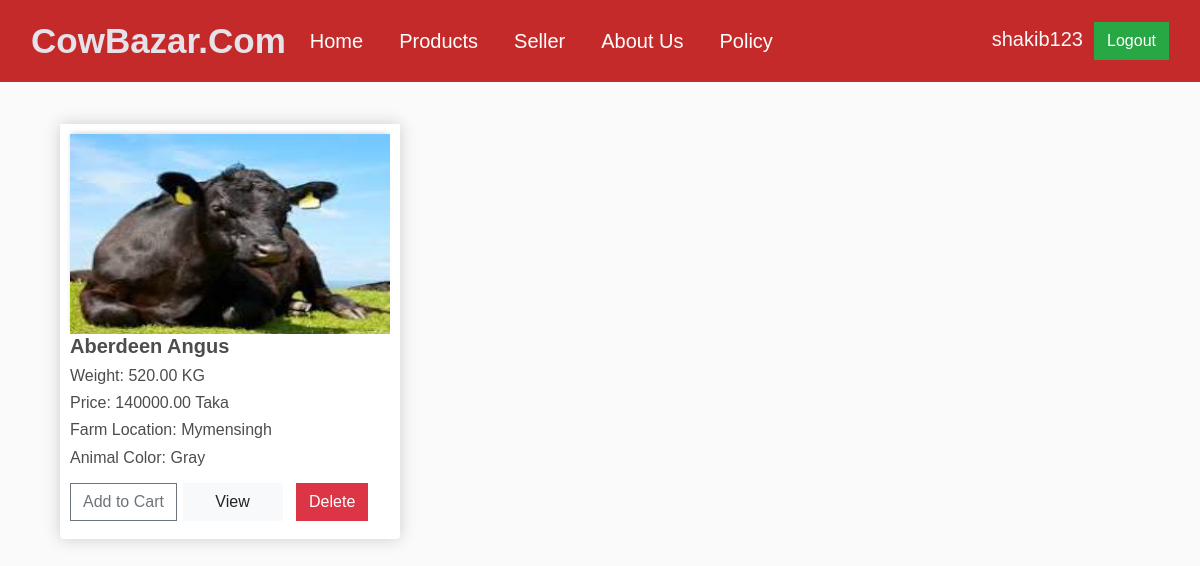
Page /home/ (signed in) on the committed database.
### home/models.py (models this page shows, shortened)
class Animal(models.Model):
    user = models.ForeignKey(User, on_delete=models.SET_NULL, null=True, blank=True)
    Animal_name = models.CharField(max_length=100)
    Animal_Weight = models.DecimalField(max_digits=10, decimal_places=2)
    Animal_Prize = models.DecimalField(max_digits=10, decimal_places=2)
    Animal_Farm = models.CharField(max_length=100, default='Unknown')
    Animal_color = models.CharField(max_length=100, default='Unknown')
    Animal_description = models.TextField()
    Animal_image = models.ImageField(upload_to='animal_images', default='')
    quantity = models.PositiveIntegerField(default=1)

### home/views.py (the view)
# urls.py: 2. Add a URL to urlpatterns:  path('', views.home, name='home')
def home(request):
    animals = Animal.objects.all()
    return render(request, 'home.html', {'animals': animals})

### home/templates/Home.html (shortened to what this page needs)
{% extends "base.html" %}
{% load static %}
{% block start %}
<div class="container">
  <div class="row">
    {% for animal in animals %}
    <div class="col-lg-4">
        <div class="box-element product">
          <img src="{{ animal.Animal_image.url }}" class="thumbnail">
          <h5><strong>{{ animal.Animal_name }}</strong></h5>
          <h6>Weight: {{ animal.Animal_Weight }} KG</h6>
          <h6>Price: {{ animal.Animal_Prize }} Taka</h6>
          <h6>Farm Location: {{ animal.Animal_Farm }}</h6>
          <h6>Animal Color: {{ animal.Animal_description }}</h6>
          <form id="add-to-cart-form-{{ animal.id }}" method="post">
            <button data-product="{{ animal.id }}" class="btn btn-outline-secondary add-btn update-cart">Add to Cart</button>
            <a href="#" class="btn btn-light" style="width: 100px">View</a>
            <a href="{% url 'delete_animal' animal.id %}" class="btn btn-danger m-2">Delete</a>
          </form>
        </div>
      </div>
    {% endfor %}
  </div>
</div>
{% endblock %}

### home/templates/base.html (shortened to what this page needs)
{% load static %}
<!DOCTYPE html>
<head>
    <link rel="stylesheet" href="https://stackpath.bootstrapcdn.com/bootstrap/4.4.1/css/bootstrap.min.css"
>
    <link rel="stylesheet" type="text/css" href="{% static 'css/main.css' %}">
</head>
<body>
    <nav class="navbar navbar-expand-lg navbar-dark  " style="background-color: rgba(192, 18, 18, 0.895);">
        <div class="container-fluid">
            <a class="navbar-brand" href="{% url 'home' %}"
                style="font-size: 35px; color:rgb(229, 227, 233); font-weight: bold;">CowBazar.Com</a>
            <div class="collapse navbar-collapse" id="navbarSupportedContent">
                <ul class="navbar-nav me-auto mb-2 mb-lg-0 justify-content-end">
                    <li class="nav-item">
                        <a class="nav-link active" aria-current="page" href="{% url 'blogs' %}">Home</a>
                    </li>
                    <li class="nav-item">
                        <a class="nav-link active" aria-current="page" href="{% url 'home' %}">Products</a>
                    </li>
                    <li class="nav-item">
                        <a class="nav-link active" aria-current="page" href="{% url 'seller' %}">Seller</a>
                    </li>
                    <li class="nav-item">
                        <a class="nav-link active" aria-current="page" href="{% url 'farm' %}">About Us</a>
                    </li>
                    <li class="nav-item">
                        <a class="nav-link active" aria-current="page" href="{% url 'maps' %}">Policy</a>
                    </li>
                </ul>
            </div>
            <div class="form-inline my-2 my-lg-0">
                {% if request.user.is_authenticated %}
                <p class="text-light me-3" style="margin-bottom: 5px;"> {{ request.user.username }} &nbsp;</p>
                <a href="/logout/" class="btn btn-success me-2 d-flex">  Logout</a>
                {% else %}
                <a href="{% url 'login' %}" class="btn btn-warning me-2 d-flex">Login</a>
                {% endif %}
            </div>
        </div>
    </nav>
    <div class="container">
        <br>
        {% block start %}
        {% endblock %}
    </div>
</body>
</html>

### static/css/main.css (style rules this page uses)
body { background-color: hsl(0, 0%, 98%); }
h1,h2,h3,h4,h5,h6 { color:hsl(0, 0%, 30%); }
.box-element { box-shadow:hsl(0, 0%, 80%) 0 0 16px; background-color: #fff; border-radius: 4px; padding: 10px; }
.thumbnail { width: 100%; height: 200px; -webkit-box-shadow: -1px -3px 5px -2px rgba(214,214,214,1); -moz-box-shadow: -1px -3px 5px -2px rgba(214,214,214,1); box-shadow: -1px -3px 5px -2px rgba(214,214,214,1); }
.product { border-radius: 0 0 4px 4px; }
.col-lg-4, .col-lg-6, .col-lg-8, .col-lg-12 { margin-top: 10px; }
.btn { border-radius: 0; }

### rows in the picture
Animal: Animal_image (picture), Animal_name "Aberdeen Angus", Animal_Weight "520.00", Animal_Prize "140000.00", Animal_Farm "Mymensingh", Animal_description "Gray"

### other values in the picture
{{ request.user.username }} "shakib123"
